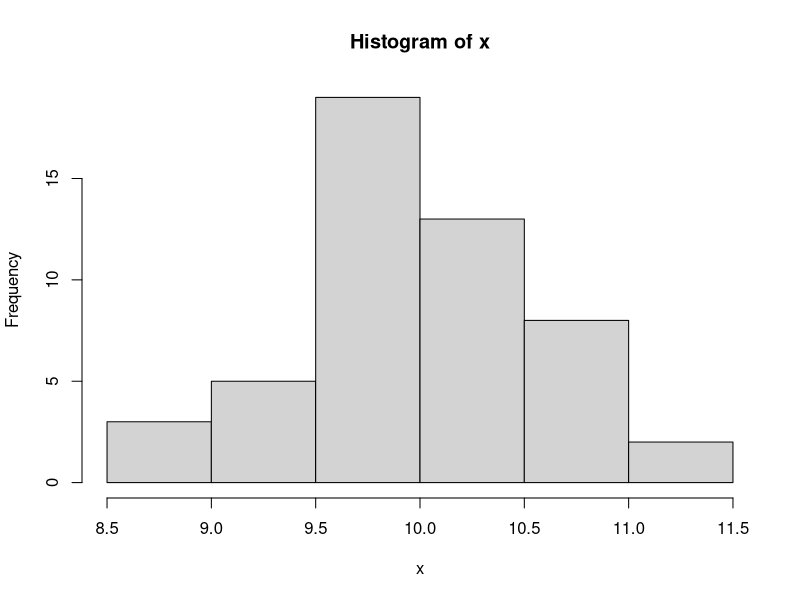
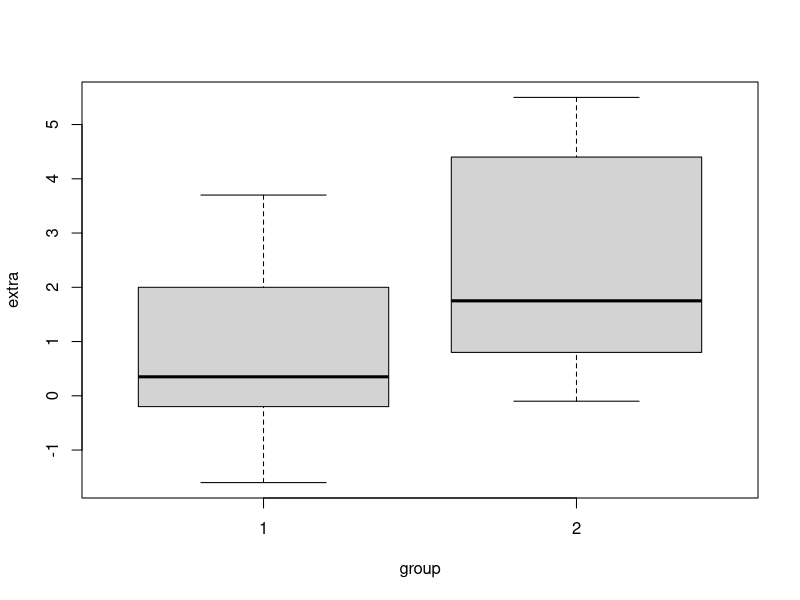

The R source for these figures, in order: (Note: this script raises an error after producing the figures.)
############################################################
# BUS 462 | Spring 2021 | Session 4
# Inferential Stats: T-tests and other commonly used statistical tests
# CK 
# 04 FEB 2021 
### REFERENCES
#(1) http://r-statistics.co/Statistical-Tests-in-R.html  
#(2) probability plots: https://www.statmethods.net/advgraphs/probability.html 
#(3) https://suinotes.wordpress.com/2009/11/30/understanding-t-test-in-r/
############################################################

#### PREAMBLE : ## Clearing mem buffers ####
cat("\014")  # Clear Console
rm(list = ls(all.names = TRUE))# clear all
gc()
set.seed(42) # Set a seed to ensure repeatable random samples

## REMEMBER 
# remember remember: p-value is the prob. of wrongly rejecting null and is always compared to signif. level
#  small p-values < significance level => null is unlikely to be true => reject null
# large p values > significance level => failure to reject null => null hyp likely true
# commonly used significance levels: 0.005, 0.01, 0.05, 0.1


#1: One Sample t-Test to test mean of a sample #####
# Used to test if mean of a sample from a normal distribution could reasonably be a specific value.

  x <- rnorm(50,mean=10,sd=0.5) # create a random normal sample of mean and sd
  # check distribution
  hist(x) # see histogram
  
  # test if mean of x could be some value mu: i.e.
  # H0: true mean of x is mu
  # H1: true mean of x is not Mu
  t.test(x,mu=10)
  # How to interpret:
    # Note the significance level is 0.05 (1-.95 from the CI) 
    # Look at the p value -> 0.08275! This is greater than the significance level 
      # => Null cannot be rejected (failure to reject) i.e likely to be true
    # look at the 95% CI - 10 falls within this range
    # THUS, it is okay to say mean of random variable  x is 10 within the 0.05 significance level
    # caveat here is we can say this since x is normally distributed (we made it like that!)
  
  # Let's play around
  # use another mu
  t.test(x,mu=10.2)
  # Look at the p - value. It is smaller than the significance level of 0.05. Therefore, you should reject null
  
  # Use conf.level argument to adjust the confidence level.
  t.test(x,mu=10.2,conf.level = .9)
  
  
#2: Two-sample t-Test to compare 2 means  #####
  # testing if 2 samples are coming from the same (assumed) normal distribution
  # H0: mean of 2 samples is equal
  # H1: difference of means of 2 samples is not 0
  
  # remember remember: p-value is the prob. of wrongly rejectying null and is always compared to signif. level
  # small p-values < significance level => null is unlikely to be true => reject null
  # let's use the sleep data
  ?sleep
  
  # let's test 2 groups of 10 samples of sleep data measuring # of hrs of extra sleep 
  plot(extra~group,data=sleep) # bar plot showing values of samples of sleep hrs across 2 groups
  
  # we want to test if there is a statistically significant overlap in means, i.e. are the means equal?
  # can we say group 2 is sleeping more than group 1?!
  
  # let's do a t.test!
  
  t.test(extra~group,data=sleep)
  
  # remember, we are testing the difference between means of group 1 and 2
  # look at the p-value: 0.07939, > 0.05 significance level
  # => Ho cannot be rejected , i.e. Null likely to be true!
  
  # Look at the 95% CI of the differences between means: -3.36 to 0.2
  # that is a wide range. Look at the means of group 1 and 2, and calculate the difference
  # The t-stat value  falls within the CI interval.
  # recall the t stat formula from the slides -
  
  # Thus, assuming normal distribution of the 2 samples, we can't conclude that the means are different!
  # for 2 groups to have differencces, the delta of means must be greater
  
  # this is WIDELY used from druig trials, to AB testing!
  
  # Extra note: Here we use welch's t-test for 2 samples with unequal variances.
  # look up other types of t-tests and play around!
  
  # include paired=TRUE and see what happens?
  t.test(extra~group,data=sleep, paired=TRUE)
  # paired tests are used to compare before-after treatment conditions
  # look at the p-value! 0.0028
  # => reject null! => H1 is true 
  
  
#3: Wilcox Signed Rank Test for non-normal sample assumption  #####
  # alternative to t-test when you don't want to assume normal distribution
  # non-parametric method used to test if an estimate is different from its true value.
  
  x <- c(0.80, 0.83, 1.89, 1.04, 1.45)
  y <- c(1.15, 0.88, 0.90, 0.74, 1.21)
  # is the mean of this data == 20?
  wilcox.test(x,y, paired=TRUE)
  
#4: Shapiro Test to check for normality  #####
  ## test if a sample is normally distributed!
  # Null H0: sample is nnormally distributed
  # Alt H1: sample is NOT normally distributed
  set.seed(42)
  test <- rnorm(100, mean=5, sd=1) # generate a normal distribution
  shapiro.test(test)  # the shapiro test.
  # look at the p-value ===> > significance => failure to reject null
  
  # test the sleep data
  shapiro.test(sleep$extra)
  shapiro.test(sleep$extra[sleep$group==1]) # this subsets group 1 of sleep data
  shapiro.test(sleep$extra[sleep$group==2])# this subsets group 2 of sleep data
  

#5:  Kolmogorov And Smirnov Test to check if 2 samples have (are drawn from) the same distribution #####
  
  # let's generate 2 samples
  x <- rnorm(50) # random normal distr
  y <- runif(50) # random distr
  hist(x)
  hist(y)
  
  # H0:x and y are drawn from same distribution
  # H1:x and y are drawn from different distribution
  ks.test(x,y)
  # p value is < significance level =>  reject null
  
  # let's play around
  x <- rnorm(50)
  y <- rnorm(30)
  ks.test(x,y)

      
#6:  Fisher's F-Test to check if 2 samples have the same variance #####
  # let's generate 2 samples again
  x <- rnorm(50) # random normal distr
  y <- runif(50) # random distr
  hist(x)
  hist(y)

  var.test(x,y)
  #H0: same variance, ie. ratio of variance ==1 
  #H1: Different variance ie. ratio of variance neq 1 
  # we see p < \alpha => reject null
  
  # let's play around with 2 random normal distr.
  x <- rnorm(100, mean=5.5, sd=1) # generate a normal distribution
  y <- rnorm(100, mean=5.25, sd=1) # generate a normal distribution
  hist(x)
  hist(y)
  var.test(x,y)
  # we see p > \alpha => null is likely true
  # nort surprising given we drew from same std. devs even though means are different
  
#7:  Correlation Significance Test (Pearsons) #####
  ?cars # remember this?
  cor(cars$speed,cars$dist) # we used this last time
  
  # we can test dependence using pearson's / spearman / kendall test -- look this up using ?cor.test
  # Here H0: Correlation is 0, i.e. not statistically related
  # H1: they are statistically related
  cor.test(cars$speed,cars$dist)
  # p value is < significance level =>  reject null 
  
####################
### END OF CODE ####
####################